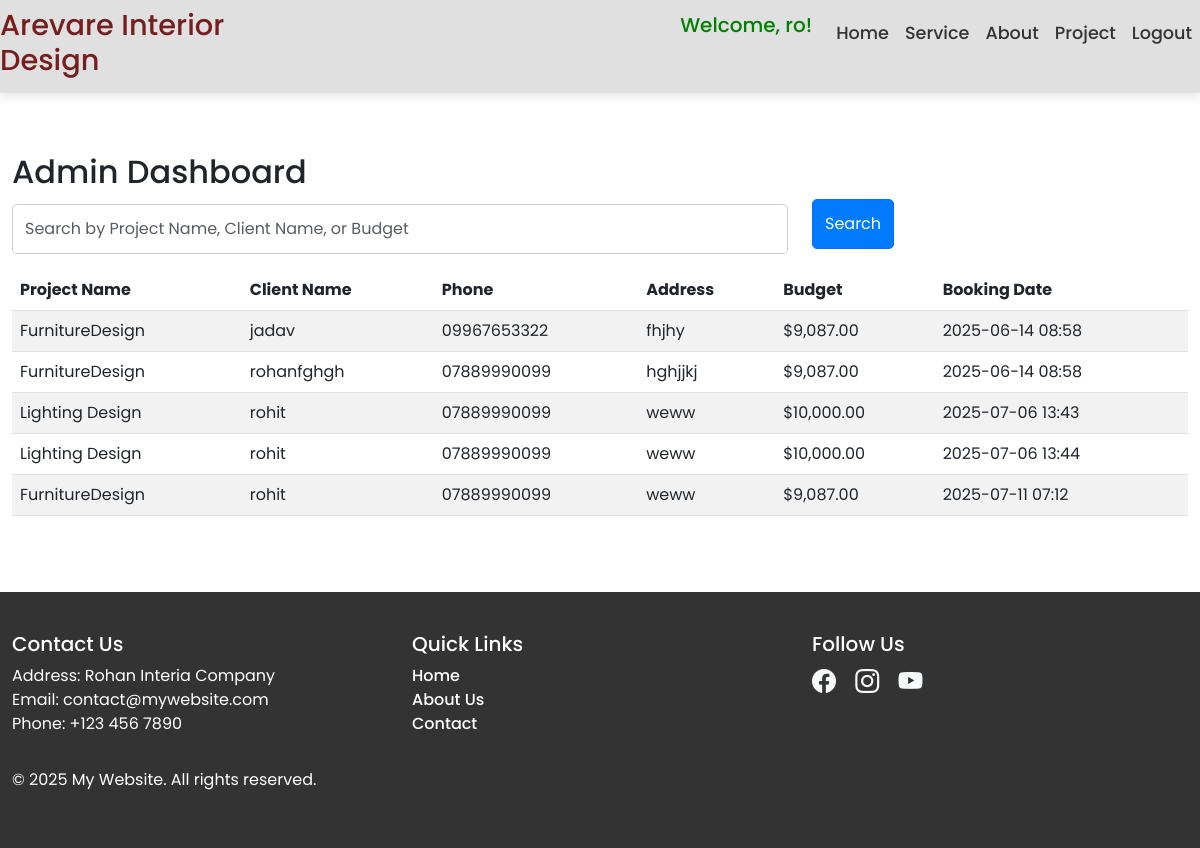
Page /booking/admin-dashboard/ (signed in) on the committed database.
### users/models.py (models this page shows)
class CustomUser(AbstractUser):
    email = models.EmailField(unique=True)

### booking/models.py (models this page shows, shortened)
class Booking(models.Model):
    PENDING = 'PENDING'
    PAID = 'PAID'
    FAILED = 'FAILED'
    PAYMENT_STATUS_CHOICES = [
        (PENDING, 'Pending'),
        (PAID, 'Paid'),
        (FAILED, 'Failed'),
    ]
    user = models.ForeignKey(settings.AUTH_USER_MODEL, on_delete=models.CASCADE)
    project = models.ForeignKey('project.ConstructionProject', on_delete=models.CASCADE)
    name = models.CharField(max_length=255)  # Client's name
    address = models.TextField()
    phone = models.CharField(max_length=20)
    budget = models.DecimalField(max_digits=10, decimal_places=2)
    payment_status = models.CharField(max_length=10, choices=PAYMENT_STATUS_CHOICES, default=PENDING)
    created_at = models.DateTimeField(auto_now_add=True)
    partial_payment_amount = models.DecimalField(max_digits=10, decimal_places=2, default=0.0)
    razorpay_order_id = models.CharField(max_length=255, blank=True, null=True)  # Store Razorpay order ID
    other_field = models.CharField(max_length=255, blank=True, null=True)  # Example for another custom field
    first_instrument_amount = models.DecimalField(max_digits=10, decimal_places=2, default=0.0)  # Amount for first instrument
    second_instrument_amount = models.DecimalField(max_digits=10, decimal_places=2, default=0.0)  # Amount for second instrument

### project/models.py (models this page shows, shortened)
class ConstructionProject(models.Model):
    project_name = models.CharField(max_length=255)
    start_date = models.DateField()
    end_date = models.DateField()
    location = models.CharField(max_length=255)
    budget = models.DecimalField(max_digits=12, decimal_places=2)
    description = models.CharField(max_length=200)
    image = models.ImageField(upload_to='project/', blank=True, null=True, verbose_name="Project Image")

### booking/views.py (the view, shortened to what this page needs)
# urls.py: path('admin-dashboard/',admin_dashboard1, name='admin_dashboard'),
def admin_dashboard1(request):
    search_query = request.GET.get('search_query', '')
    payment_status_query = request.GET.get('payment_status', '')
    bookings = Booking.objects.all()
    if payment_status_query:
        bookings = bookings.filter(payment_status=payment_status_query)
    for booking in bookings:
        total_payment = booking.partial_payment_amount + booking.second_instrument_amount
        remaining_balance = booking.budget - total_payment
        booking.total_payment = total_payment
        booking.remaining_balance = remaining_balance
    return render(request, 'bookings/admin_dashboard.html', {
        'bookings': bookings,
        'search_query': search_query,
        'payment_status_query': payment_status_query,
    })

### templates/bookings/admin_dashboard.html
{% extends 'base.html' %}
{% load humanize %}
{% block content %}
    <div class="container">
        <h2>Admin Dashboard</h2>
        <form method="get" action="">
            <div class="row mb-3">
                <div class="col-md-8">
                    <input type="text" class="form-control" name="search_query" placeholder="Search by Project Name, Client Name, or Budget" value="{{ request.GET.search_query }}">
                </div>
                <div class="col-md-2">
                    <button type="submit" class="btn btn-primary">Search</button>
                </div>
            </div>
        </form>
        {% if bookings %}
            <table class="table table-striped">
                <thead>
                    <tr>
                        <th>Project Name</th>
                        <th>Client Name</th>
                        <th>Phone</th>
                        <th>Address</th>
                        <th>Budget</th>
                        <th>Booking Date</th>
                    </tr>
                </thead>
                <tbody>
                    {% for booking in bookings %}
                        <tr>
                            <td>{{ booking.project.project_name }}</td>
                            <td>{{ booking.name }}</td>
                            <td>{{ booking.phone }}</td>
                            <td>{{ booking.address }}</td>
                            <td>${{ booking.budget|intcomma }}</td>
                            <td>{{ booking.created_at|date:"Y-m-d H:i" }}</td>
                        </tr>
                    {% endfor %}
                </tbody>
            </table>
        {% else %}
            <p>No bookings available.</p>
        {% endif %}
    </div>
{% endblock %}

### templates/base.html (shortened to what this page needs)
{% load static %}
<!DOCTYPE html>
<html lang="en">
<head>
    <link rel="stylesheet" href="{% static 'css/styles.css' %}">
    <link rel="stylesheet" href="{% static 'css/style.css' %}">
    <link rel="stylesheet" href="{% static 'css/stylese.css' %}">
    <link rel="stylesheet" href="{% static 'css/all.css' %}">
    <link href="https://cdn.jsdelivr.net/npm/bootstrap-icons/font/bootstrap-icons.css" rel="stylesheet">
    <link href="https://cdn.jsdelivr.net/npm/bootstrap@5.3.0-alpha1/dist/css/bootstrap.min.css" rel="stylesheet">
    <link rel="stylesheet" href="https://cdnjs.cloudflare.com/ajax/libs/font-awesome/5.15.4/css/all.min.css">
</head>
<body>
    <header>
        <nav class="navbar navbar-expand-lg">
                <div id="navbarNav" class="collapse navbar-collapse">
                    <ul class="navbar-nav ms-auto">
                         <h1 class="nav-link1">Arevare Interior Design</h1>
                        {% if user.is_authenticated %}
                        <h4 class="navbar-brand" style="color: green;">Welcome, {{ user.username }}!</h4>
                        {% if request.user.is_staff %}
                        <a class="nav-link active" href="{% url 'booking:admin_dashboard' %}">Admin Dashboard</a>
                        <li class="nav-item"><a class="nav-link active" href="{% url 'admin_logout' %}">Logout</a></li>
                        {% else %}
                        <li class="nav-item"><a class="nav-link" href="{% url 'home2' %}">Home</a></li>
                        <li class="nav-item"><a class="nav-link" href="{% url 'home1' %}">Service</a></li>
                        <li class="nav-item"><a class="nav-link" href="{% url 'about' %}">About</a></li>
                        <li class="nav-item"><a class="nav-link" href="{% url 'project_list' %}">Project</a></li>
                        <li class="nav-item"><a class="nav-link" href="{% url 'logout' %}">Logout</a></li>
                        {% endif %}
                        {% endif %}
                    </ul>
                </div>
        </nav>
    </header>
    <section class="content-section">
        {% block content %}{% endblock %}
    </section>
    <footer>
        <div class="container">
            <div class="row">
                <div class="col-md-4 mb-3">
                    <h5>Contact Us</h5>
                    <p>
                        Address: Rohan Interia Company<br>
                        Email: contact@mywebsite.com<br>
                        Phone: +123 456 7890
                    </p>
                </div>
                <div class="col-md-4 mb-3">
                    <h5>Quick Links</h5>
                    <ul class="list-unstyled">
                        <li><a href="{% url 'project_list' %}" class="text-white">Home</a></li>
                        <li><a href="{% url 'about' %}" class="text-white">About Us</a></li>
                        <li><a href="{% url 'contact' %}" class="text-white">Contact</a></li>
                    </ul>
                </div>
                <div class="col-md-4 mb-3">
                    <h5>Follow Us</h5>
                    <div class="social-icons">
                        <a href="https://facebook.com" target="_blank"><i class="bi bi-facebook"></i></a>
                        <a href="https://instagram.com" target="_blank"><i class="bi bi-instagram"></i></a>
                        <a href="https://youtube.com" target="_blank"><i class="bi bi-youtube"></i></a>
                    </div>
                </div>
            </div>
            <p>&copy; 2025 My Website. All rights reserved.</p>
        </div>
    </footer>
</body>
</html>

### static/css/styles.css (style rules this page uses)
.nav-link { font-size: 16px; }
.navbar-nav .nav-link { color: #ffffff; font-size: 20px; transition: all 0.3s ease; }
body, html { margin: 0; padding: 0; height: 100%; }
input.form-control { border-radius: 5px; border: 1px solid #ccc; padding: 12px; margin-top: 5px; transition: border-color 0.3s ease, box-shadow 0.3s ease; }
button[type="submit"] { background-color: #007bff; color: white; border-radius: 5px; padding: 12px; font-size: 16px; transition: background-color 0.3s ease; }
a { color: #007bff; text-decoration: none; font-weight: 500; }

### static/css/style.css (style rules this page uses)
body { font-family: Arial, sans-serif; }
.container { margin-top: 50px; }

### static/css/stylese.css (style rules this page uses)
:root { --font-family: "Poppins", sans-serif; --font-color-primary: #fff; --font-color-secundary: #1680ac; --font-color-menu: #222; --bg-primary: #2696e9; --bg-secundary: #fff; }
* { margin: 0; padding: 0; box-sizing: border-box; font-family: var(--font-family); }

### templates/base.html (style rules this page uses)
.navbar { position: sticky; top: 0; z-index: 1000; background: rgba(255, 255, 255, 0.85); backdrop-filter: blur(10px); box-shadow: 0 4px 10px rgba(0, 0, 0, 0.1); transition: background 0.3s ease; }
.navbar-nav .nav-link { color: #333; font-size: 1.1rem; font-weight: 500; padding: 12px 18px; position: relative; transition: all 0.3s ease; }
.navbar-nav .nav-link1 { color:#751e1e; font-size: 1.8rem; padding-right: 28rem; }
footer { background-color: #333; color: #fff; padding: 40px 0; }
footer h5 { color: #fff; }
footer a { color: #f8f9fa; text-decoration: none; }
footer .social-icons i { font-size: 1.5rem; margin-right: 15px; color: #f8f9fa; transition: color 0.3s ease; }
.container { max-width: 1200px; margin: 0 auto; }
.content-section { padding: 60px 0; }

### rows in the picture
CustomUser: username "ro"
Booking: project.project_name "FurnitureDesign", name "jadav", phone "09967653322", address "fhjhy", budget "9,087.00", created_at "2025-06-14 08:58"
Booking: project.project_name "FurnitureDesign", name "rohanfghgh", phone "07889990099", address "hghjjkj", budget "9,087.00", created_at "2025-06-14 08:58"
Booking: project.project_name "Lighting Design", name "rohit", phone "07889990099", address "weww", budget "10,000.00", created_at "2025-07-06 13:43"
Booking: project.project_name "Lighting Design", name "rohit", phone "07889990099", address "weww", budget "10,000.00", created_at "2025-07-06 13:44"
Booking: project.project_name "FurnitureDesign", name "rohit", phone "07889990099", address "weww", budget "9,087.00", created_at "2025-07-11 07:12"
